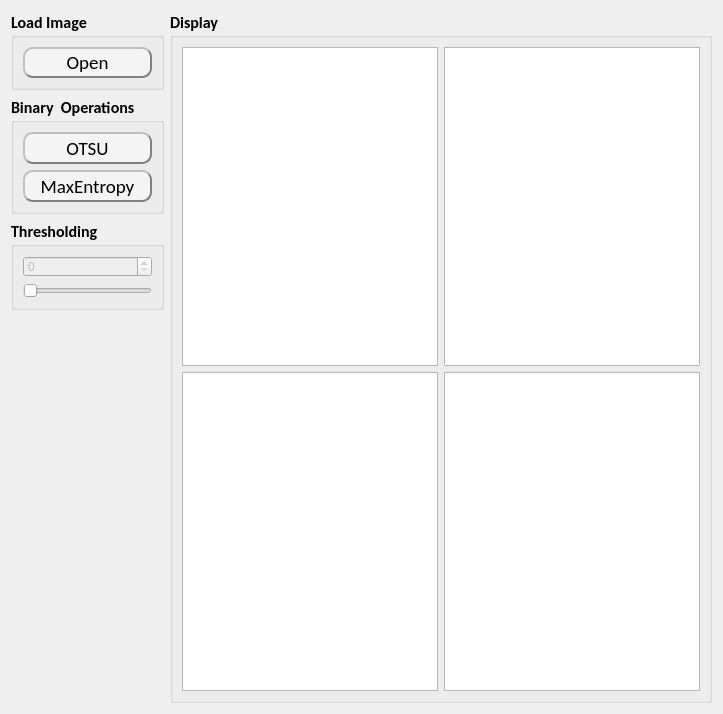
      <widget class="QWidget" name="Project_1">
       <attribute name="title">
        <string>Project 1</string>
       </attribute>
       <layout class="QHBoxLayout" name="horizontalLayout_9">
        <item>
         <layout class="QHBoxLayout" name="horizontalLayout" stretch="1,10">
          <item>
           <layout class="QVBoxLayout" name="verticalLayout_11" stretch="2,3,2,10">
            <item>
             <widget class="QGroupBox" name="LoadImageGroupBox_1">
              <property name="font">
               <font>
                <family>Calibri</family>
                <pointsize>12</pointsize>
                <weight>75</weight>
                <bold>true</bold>
               </font>
              </property>
              <property name="mouseTracking">
               <bool>false</bool>
              </property>
              <property name="styleSheet">
               <string notr="true">QFrame{
		backgroun-color: rgb(243, 243, 243);
}

QPushButton:hover{
		font-family: Calibri;
		font-size: 20px;
		font-style: bold;
		color: #1d649c;
}</string>
              </property>
              <property name="title">
               <string>Load Image</string>
              </property>
              <layout class="QVBoxLayout" name="verticalLayout_7">
               <item>
                <widget class="QPushButton" name="OpenButton_1">
                 <property name="sizePolicy">
                  <sizepolicy hsizetype="Minimum" vsizetype="Preferred">
                   <horstretch>0</horstretch>
                   <verstretch>0</verstretch>
                  </sizepolicy>
                 </property>
                 <property name="font">
                  <font>
                   <family>Calibri</family>
                   <pointsize>14</pointsize>
                   <weight>50</weight>
                   <bold>false</bold>
                  </font>
                 </property>
                 <property name="styleSheet">
                  <string notr="true">QPushButton{
		background-color: rgb(244, 244, 244);
    	border-radius: 10px;  
		border: 2px groove gray;
    	border-style: outset;
}

QPushButton:hover{
		border:2px solid #1d649c;
}</string>
                 </property>
                 <property name="text">
                  <string>Open</string>
                 </property>
                </widget>
               </item>
              </layout>
             </widget>
            </item>
            <item>
             <widget class="QGroupBox" name="OperationGroupBox">
              <property name="sizePolicy">
               <sizepolicy hsizetype="Preferred" vsizetype="Preferred">
                <horstretch>0</horstretch>
                <verstretch>0</verstretch>
               </sizepolicy>
              </property>
              <property name="font">
               <font>
                <family>Calibri</family>
                <pointsize>12</pointsize>
                <weight>75</weight>
                <bold>true</bold>
               </font>
              </property>
              <property name="mouseTracking">
               <bool>false</bool>
              </property>
              <property name="styleSheet">
               <string notr="true">QFrame{
		backgroun-color: rgb(243, 243, 243);
}

QPushButton:hover{
		font-family: &quot;Calibri&quot;;
		font-size: 24px;
		font-style: bold;
		color: #1d649c;
		border:1px solid #1d649c;
}</string>
              </property>
              <property name="title">
               <string>Binary  Operations</string>
              </property>
              <layout class="QVBoxLayout" name="verticalLayout" stretch="1,1">
               <item>
                <widget class="QPushButton" name="OTSUButton">
                 <property name="sizePolicy">
                  <sizepolicy hsizetype="Minimum" vsizetype="Preferred">
                   <horstretch>0</horstretch>
                   <verstretch>0</verstretch>
                  </sizepolicy>
                 </property>
                 <property name="font">
                  <font>
                   <family>Calibri</family>
                   <pointsize>14</pointsize>
                   <weight>50</weight>
                   <bold>false</bold>
                  </font>
                 </property>
                 <property name="contextMenuPolicy">
                  <enum>Qt::DefaultContextMenu</enum>
                 </property>
                 <property name="styleSheet">
                  <string notr="true">QPushButton{
		background-color: rgb(244, 244, 244);
    	border-radius: 10px;  
		border: 2px groove gray;
    	border-style: outset;
}

QPushButton:hover{
		border:2px solid #1d649c;
}</string>
                 </property>
                 <property name="text">
                  <string>OTSU</string>
                 </property>
                </widget>
               </item>
               <item>
                <widget class="QPushButton" name="EntropyButton">
                 <property name="sizePolicy">
                  <sizepolicy hsizetype="Minimum" vsizetype="Preferred">
                   <horstretch>0</horstretch>
                   <verstretch>0</verstretch>
                  </sizepolicy>
                 </property>
                 <property name="font">
                  <font>
                   <family>Calibri</family>
                   <pointsize>14</pointsize>
                   <weight>50</weight>
                   <bold>false</bold>
                  </font>
                 </property>
                 <property name="styleSheet">
                  <string notr="true">QPushButton{
		background-color: rgb(244, 244, 244);
    	border-radius: 10px;  
		border: 2px groove gray;
    	border-style: outset;
}

QPushButton:hover{
		border:2px solid #1d649c;
}</string>
                 </property>
                 <property name="text">
                  <string>MaxEntropy</string>
                 </property>
                </widget>
               </item>
              </layout>
             </widget>
            </item>
            <item>
             <widget class="QGroupBox" name="ThresholdgroupBox">
              <property name="sizePolicy">
               <sizepolicy hsizetype="Minimum" vsizetype="Preferred">
                <horstretch>0</horstretch>
                <verstretch>0</verstretch>
               </sizepolicy>
              </property>
              <property name="font">
               <font>
                <family>Calibri</family>
                <pointsize>12</pointsize>
                <weight>75</weight>
                <bold>true</bold>
               </font>
              </property>
              <property name="styleSheet">
               <string notr="true">QFrame{
		backgroun-color: rgb(243, 243, 243);
}

QPushButton:hover{
		font-family: &quot;Calibri&quot;;
		font-size: 24px;
		font-style: bold;
		color: #1d649c;
}</string>
              </property>
              <property name="title">
               <string>Thresholding</string>
              </property>
              <layout class="QVBoxLayout" name="verticalLayout_2" stretch="1,1">
               <item>
                <widget class="QSpinBox" name="ThresholdSpin">
                 <property name="enabled">
                  <bool>false</bool>
                 </property>
                 <property name="sizePolicy">
                  <sizepolicy hsizetype="Minimum" vsizetype="Preferred">
                   <horstretch>0</horstretch>
                   <verstretch>0</verstretch>
                  </sizepolicy>
                 </property>
                 <property name="minimumSize">
                  <size>
                   <width>0</width>
                   <height>21</height>
                  </size>
                 </property>
                 <property name="maximum">
                  <number>255</number>
                 </property>
                </widget>
               </item>
               <item>
                <widget class="QSlider" name="ThresholdSlider">
                 <property name="enabled">
                  <bool>false</bool>
                 </property>
                 <property name="sizePolicy">
                  <sizepolicy hsizetype="Minimum" vsizetype="Fixed">
                   <horstretch>0</horstretch>
                   <verstretch>0</verstretch>
                  </sizepolicy>
                 </property>
                 <property name="maximum">
                  <number>255</number>
                 </property>
                 <property name="orientation">
                  <enum>Qt::Horizontal</enum>
                 </property>
                 <property name="invertedAppearance">
                  <bool>false</bool>
                 </property>
                 <property name="invertedControls">
                  <bool>true</bool>
                 </property>
                </widget>
               </item>
              </layout>
             </widget>
            </item>
            <item>
             <spacer name="verticalSpacer">
              <property name="orientation">
               <enum>Qt::Vertical</enum>
              </property>
              <property name="sizeHint" stdset="0">
               <size>
                <width>20</width>
                <height>400</height>
               </size>
              </property>
             </spacer>
            </item>
           </layout>
          </item>
          <item>
           <widget class="QGroupBox" name="DisplayGroupBox_1">
            <property name="sizePolicy">
             <sizepolicy hsizetype="Preferred" vsizetype="Preferred">
              <horstretch>0</horstretch>
              <verstretch>0</verstretch>
             </sizepolicy>
            </property>
            <property name="font">
             <font>
              <family>Calibri</family>
              <pointsize>12</pointsize>
              <weight>75</weight>
              <bold>true</bold>
             </font>
            </property>
            <property name="mouseTracking">
             <bool>false</bool>
            </property>
            <property name="styleSheet">
             <string notr="true">QFrame{
		backgroun-color: rgb(243, 243, 243);
}</string>
            </property>
            <property name="title">
             <string>Display</string>
            </property>
            <property name="flat">
             <bool>false</bool>
            </property>
            <layout class="QVBoxLayout" name="verticalLayout_3">
             <item>
              <layout class="QHBoxLayout" name="horizontalLayout_1">
               <property name="spacing">
                <number>6</number>
               </property>
               <property name="topMargin">
                <number>0</number>
               </property>
               <item>
                <widget class="ImageView" name="RawImageView_1">
                 <property name="sizePolicy">
                  <sizepolicy hsizetype="Preferred" vsizetype="Preferred">
                   <horstretch>0</horstretch>
                   <verstretch>0</verstretch>
                  </sizepolicy>
                 </property>
                </widget>
               </item>
               <item>
                <widget class="ImageView" name="GrayImageView_1">
                 <property name="sizePolicy">
                  <sizepolicy hsizetype="Preferred" vsizetype="Preferred">
                   <horstretch>0</horstretch>
                   <verstretch>0</verstretch>
                  </sizepolicy>
                 </property>
                </widget>
               </item>
              </layout>
             </item>
             <item>
              <layout class="QHBoxLayout" name="horizontalLayout_2">
               <item>
                <widget class="PlotWidget" name="HistogramView">
                 <property name="sizePolicy">
                  <sizepolicy hsizetype="Preferred" vsizetype="Preferred">
                   <horstretch>0</horstretch>
                   <verstretch>0</verstretch>
                  </sizepolicy>
                 </property>
                </widget>
               </item>
               <item>
                <widget class="ImageView" name="BinaryImageView_1">
                 <property name="sizePolicy">
                  <sizepolicy hsizetype="Preferred" vsizetype="Preferred">
                   <horstretch>0</horstretch>
                   <verstretch>0</verstretch>
                  </sizepolicy>
                 </property>
                </widget>
               </item>
              </layout>
             </item>
            </layout>
           </widget>
          </item>
         </layout>
        </item>
       </layout>
      </widget>
